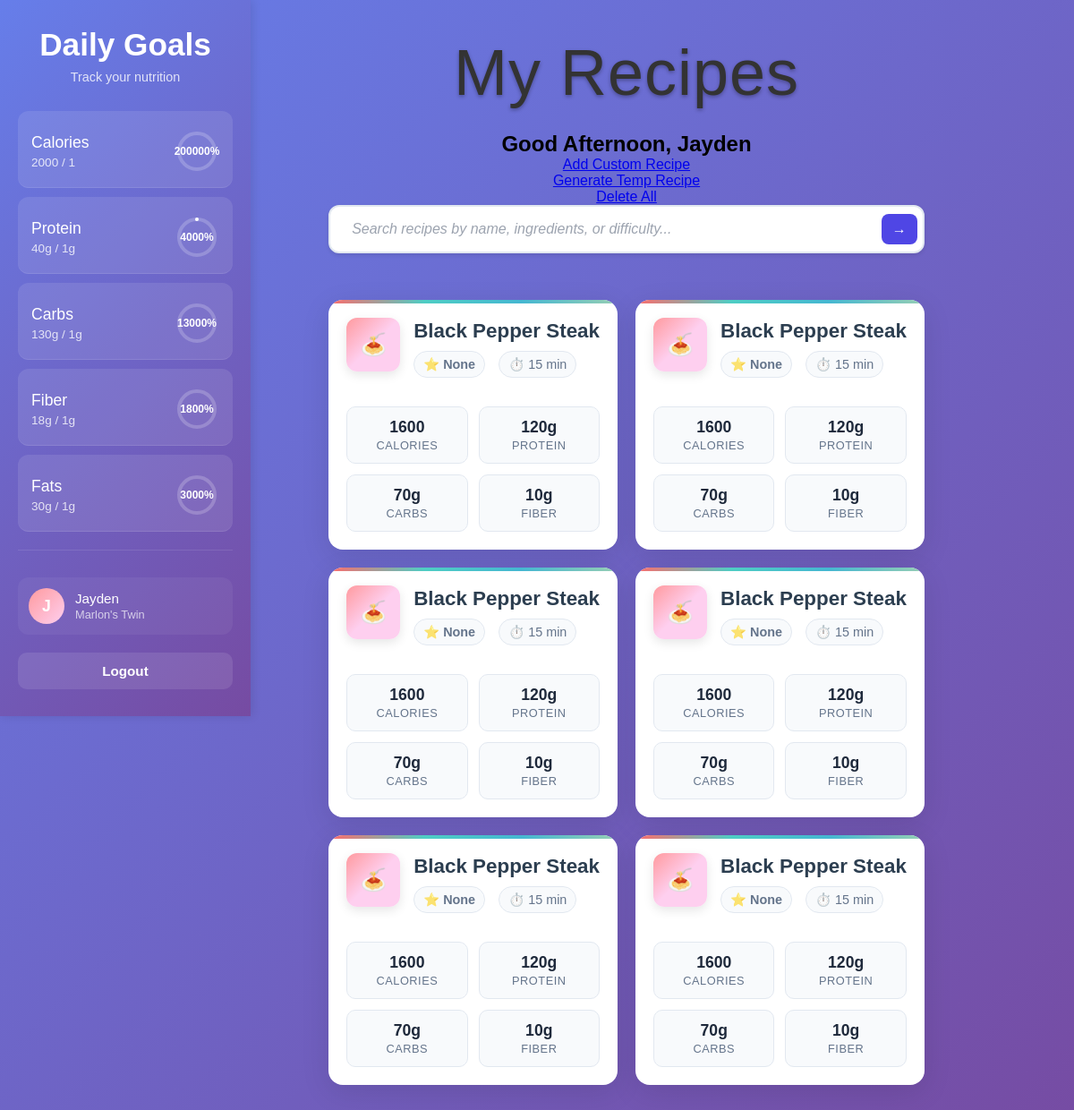
/dashboard (signed in), run on an earlier commit of the app's database.
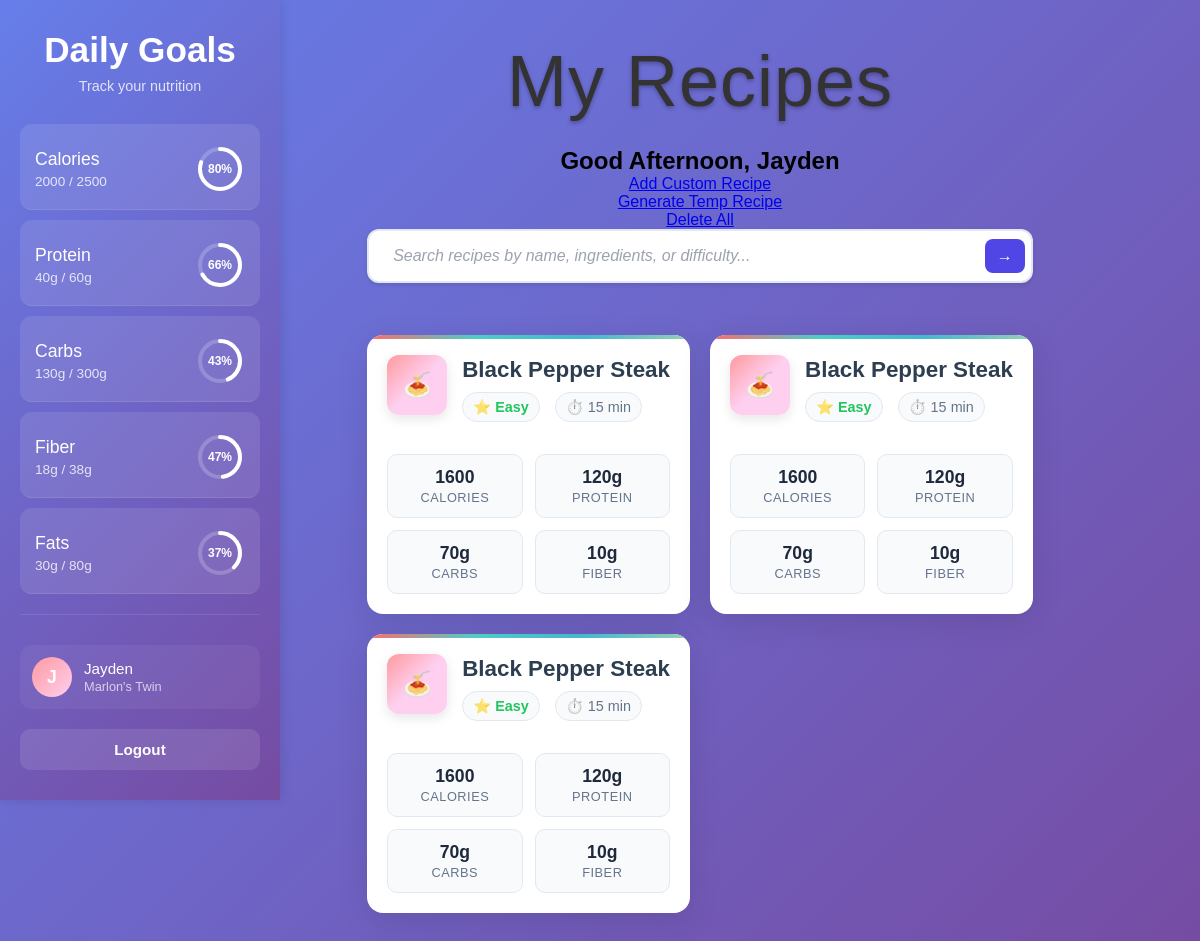
And on a later commit of the database.
### models.py (models this page shows, shortened)
class Recipes(db.Model):
    __tablename__ = 'recipes'
    id = db.Column(db.Integer, primary_key = True, nullable = False)
    title = db.Column(db.Text)
    ingredients = db.Column(db.Text, nullable = False)
    instructions = db.Column(db.Text, nullable = False)
    cooking_time = db.Column(db.Integer)
    prep_time = db.Column(db.Integer)
    servings = db.Column(db.Integer)
    difficulty = db.Column(db.Text)
    protein_amount = db.Column(db.Integer)
    carb_amount = db.Column(db.Integer)
    fiber_amount = db.Column(db.Integer)
    fat_amount = db.Column(db.Integer)
    calorie_amount = db.Column(db.Integer)
    user_id = db.Column(db.Integer, db.ForeignKey('users.uid'), nullable = False)

class Goals(db.Model):
    __tablename__ = 'fitness_goals'
    id = db.Column(db.Integer, primary_key = True)
    daily_protein = db.Column(db.Integer)
    daily_carbohydrates = db.Column(db.Integer)
    daily_fat = db.Column(db.Integer)
    daily_fiber = db.Column(db.Integer)
    daily_calories = db.Column(db.Integer)
    allergy = db.Column(db.Text)
    user_id = db.Column(db.Integer, db.ForeignKey('users.uid'), nullable = False)

### blueprints/main.py (the view)
@main_bp.route('/dashboard')
def dashboard():
    recipes = Recipes.query.all()
    goals = Goals.query.filter_by(user_id=current_user.get_id()).first()
    if goals:
        daily_protein = goals.daily_protein
        daily_carbohydrates = goals.daily_carbohydrates
        daily_fat = goals.daily_fat
        daily_fiber = goals.daily_fiber
        daily_calories = goals.daily_calories
        current_protein = 40
        current_carbohydrates = 130
        current_fat = 30
        current_fiber = 18
        current_calories = 2000
    else:
        print("Error fetching goals. Please create another account.")
        return redirect(url_for('auth.login'))
    return render_template('/main/dashboard.html',
        recipes=recipes,
        username = current_user.username,
        daily_protein = daily_protein,
        daily_carbohydrates = daily_carbohydrates,
        daily_fat = daily_fat,
        daily_fiber = daily_fiber,
        daily_calories = daily_calories,
        current_protein = current_protein,
        current_carbohydrates = current_carbohydrates,
        current_fat = current_fat,
        current_fiber = current_fiber,
        current_calories = current_calories
        )

### app.py (called while the page is built)
@login_manager.user_loader
def load_user(user_id):
    from models import User
    try:
        user = User.query.get(user_id)
        if user:
            logging.info(f"User {user_id} loaded successfully")
        return user
    except Exception as e:
        logging.error(f"Error loading user {user_id}: {e}")
        return None

### models.py (called while the page is built)
    def get_id(self):
        return str(self.uid)

### templates/main/dashboard.html (shortened to what the changed rows need)
<!DOCTYPE html>
<html>
<head>
    <link rel="stylesheet" href="{{ url_for('static', filename='/css/fonts.css') }}">
    <link rel="stylesheet" href="{{ url_for('static', filename='/css/base.css') }}">
    <link rel="stylesheet" href="{{ url_for('static', filename='/css/recipes.css') }}">
    <link rel="stylesheet" href="{{ url_for('static', filename='/css/sidebar.css') }}">
    <link rel="stylesheet" href="{{ url_for('static', filename='/css/searchbox.css') }}">
</head>
<body>
    <div class="page-layout">
    <div class="sidebar" id="sidebar">
        <div class="sidebar-header">
            <h2 class="sidebar-title">Daily Goals</h2>
        </div>
        <ul class="nutrition-list">
            <li class="nutrition-track">
                <div class="nutrition-info">
                    <span class="nutrition-name">Calories</span>
                    <span class="nutrition-values">{{current_calories}} / {{daily_calories}}</span>
                </div>
                <div class="progress-circle">
                    <svg>
                        <circle class="progress-bg" cx="25" cy="25" r="20"></circle>
<circle class="progress-fill" cx="25" cy="25" r="20" style="stroke-dashoffset: {{ 125.66 * (1 - (current_calories / daily_calories)|default(0)) }};"></circle>                    </svg>
                    <span class="progress-text">{{current_calories * 100 // daily_calories}}%</span>
                </div>
            </li>
            <li class="nutrition-track">
                <div class="nutrition-info">
                    <span class="nutrition-name">Protein</span>
                    <span class="nutrition-values">{{current_protein}}g / {{daily_protein}}g</span>
                </div>
                <div class="progress-circle">
                    <svg>
                        <circle class="progress-bg" cx="25" cy="25" r="20"></circle>
                        <circle class="progress-fill" cx="25" cy="25" r="20" style="stroke-dashoffset: {{ 125.66 * (1 - (current_protein / daily_protein)|default(0)) }};"></circle>
                    </svg>
                    <span class="progress-text">{{current_protein * 100 // daily_protein}}%</span>
                </div>
            </li>
            <li class="nutrition-track">
                <div class="nutrition-info">
                    <span class="nutrition-name">Carbs</span>
                    <span class="nutrition-values">{{current_carbohydrates}}g / {{daily_carbohydrates}}g</span>
                </div>
                <div class="progress-circle">
                    <svg>
                        <circle class="progress-bg" cx="25" cy="25" r="20"></circle>
                        <circle class="progress-fill" cx="25" cy="25" r="20" style="stroke-dashoffset: {{ 125.66 * (1 - (current_carbohydrates / daily_carbohydrates)|default(0)) }};"></circle>
                    </svg>
                    <span class="progress-text">{{current_carbohydrates * 100 // daily_carbohydrates}}%</span>
                </div>
            </li>
            <li class="nutrition-track">
                <div class="nutrition-info">
                    <span class="nutrition-name">Fiber</span>
                    <span class="nutrition-values">{{current_fiber}}g / {{daily_fiber}}g</span>
                </div>
                <div class="progress-circle">
                    <svg>
                        <circle class="progress-bg" cx="25" cy="25" r="20"></circle>
                        <circle class="progress-fill" cx="25" cy="25" r="20" style="stroke-dashoffset: {{ 125.66 * (1 - (current_fiber / daily_fiber)|default(0)) }};"></circle>
                    </svg>
                    <span class="progress-text">{{current_fiber * 100 // daily_fiber}}%</span>
                </div>
            </li>
            <li class="nutrition-track">
                <div class="nutrition-info">
                    <span class="nutrition-name">Fats</span>
                    <span class="nutrition-values">{{current_fat}}g / {{daily_fat}}g</span>
                </div>
                <div class="progress-circle">
                    <svg>
                        <circle class="progress-bg" cx="25" cy="25" r="20"></circle>
                        <circle class="progress-fill" cx="25" cy="25" r="20" style="stroke-dashoffset: {{ 125.66 * (1 - (current_fat / daily_fat)|default(0)) }};"></circle>
                    </svg>
                    <span class="progress-text">{{current_fat * 100 // daily_fat}}%</span>
                </div>
            </li>
        </ul>
    </div>
    <div class="dashboard-container">
        <h1 class = "title">My Recipes</h1>
        <h2>Good Afternoon, {{ username }}</h2/>
        <div class="recipes-grid">
            {% for recipe in recipes%}
            <button class="recipe-card" onclick="openRecipe(1)">
                <div class="card-header">
                    <div class="recipe-image">🍝</div>
                    <div class="recipe-main-info">
                        <h3 class="recipe-title">{{recipe.title}}</h3>
                        <div class="recipe-meta">
                            <div class="meta-item">
                                <span class="meta-icon">⭐</span>
                                <span class="difficulty {{recipe.difficulty}}">{{recipe.difficulty}}</span>
                            </div>
                            <div class="meta-item">
                                <span class="meta-icon">⏱️</span>
                                <span>{{recipe.cooking_time}} min</span>
                            </div>
                        </div>
                    </div>
                </div>
                <div class="nutrition-grid">
                    <div class="nutrition-item">
                        <div class="nutrition-value">{{recipe.calorie_amount}}</div>
                        <div class="nutrition-label">Calories</div>
                    </div>
                    <div class="nutrition-item">
                        <div class="nutrition-value">{{recipe.protein_amount}}g</div>
                        <div class="nutrition-label">Protein</div>
                    </div>
                    <div class="nutrition-item">
                        <div class="nutrition-value">{{recipe.carb_amount}}g</div>
                        <div class="nutrition-label">Carbs</div>
                    </div>
                    <div class="nutrition-item">
                        <div class="nutrition-value">{{recipe.fiber_amount}}g</div>
                        <div class="nutrition-label">Fiber</div>
                    </div>
                </div>
            </button>
            {% endfor %}
        </div>
    </div>
</body>
</html>

What changed in the data, as far as the page shows it:
removed Recipes: title "Black Pepper Steak", difficulty "None", cooking_time "15", calorie_amount "1600", protein_amount "120", carb_amount "70", fiber_amount "10"
removed Recipes: title "Black Pepper Steak", difficulty "None", cooking_time "15", calorie_amount "1600", protein_amount "120", carb_amount "70", fiber_amount "10"
removed Recipes: title "Black Pepper Steak", difficulty "None", cooking_time "15", calorie_amount "1600", protein_amount "120", carb_amount "70", fiber_amount "10"
now on this page (row edited): Goals: daily_calories "2500", current_calories*100//daily_calories "80", daily_carbohydrates "300", current_carbohydrates*100//daily_carbohydrates "43"
changed Recipes (number 1 of 3 on the later page): difficulty "None" → "Easy"
changed Recipes (number 2 of 3 on the later page): difficulty "None" → "Easy"
changed Recipes (number 3 of 3 on the later page): difficulty "None" → "Easy"
Also different on the page:
{{ daily_protein }}: "1" → "60"
{{ current_protein * 100 // daily_protein }}: "4000" → "66"
{{ daily_fiber }}: "1" → "38"
{{ current_fiber * 100 // daily_fiber }}: "1800" → "47"
{{ daily_fat }}: "1" → "80"
{{ current_fat * 100 // daily_fat }}: "3000" → "37"
{{ daily_calories }}: "1" → (not shown)
{{ current_calories * 100 // daily_calories }}: "200000" → (not shown)
{{ daily_carbohydrates }}: "1" → (not shown)
{{ current_carbohydrates * 100 // daily_carbohydrates }}: "13000" → (not shown)
